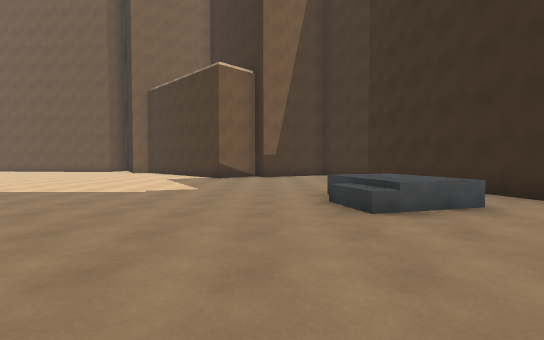
view 1 (above)

20 first-person views from a walk through a Unity game level. The camera is 1.4 m above the floor, tilts 2° down and sees 85° across. The floor is counted in squares, 2 m on a side. Each view is taken from the middle of a square. On the plan, view 1 faces up. The plan holds only what a view shows up to about 10 squares ahead; the rest is blank. The place goes on beyond the plan.

view 2
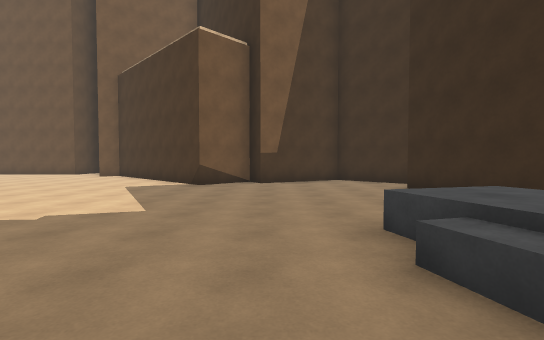

view 3
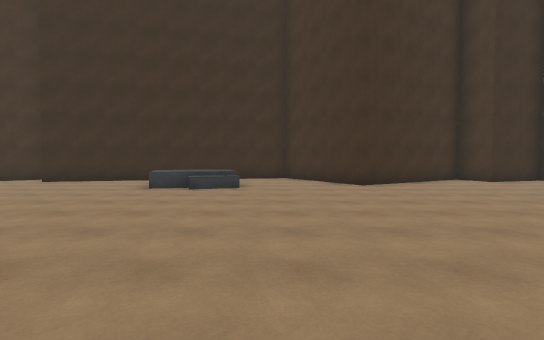

view 4
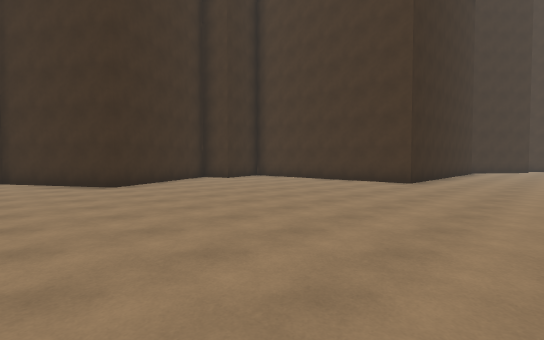

view 5
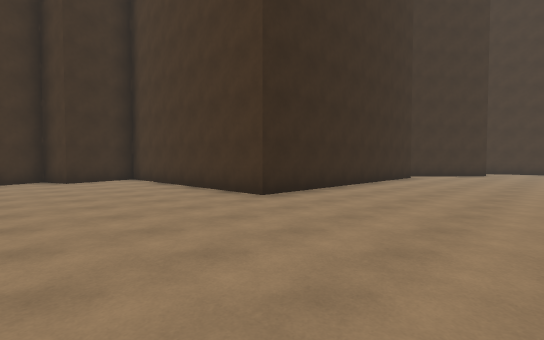

view 6
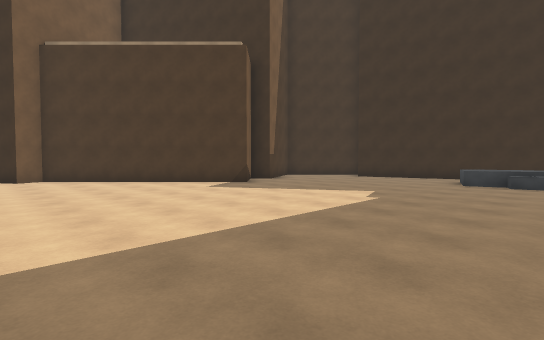

view 7
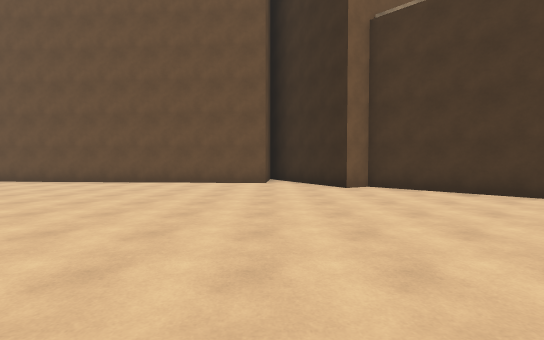

view 8
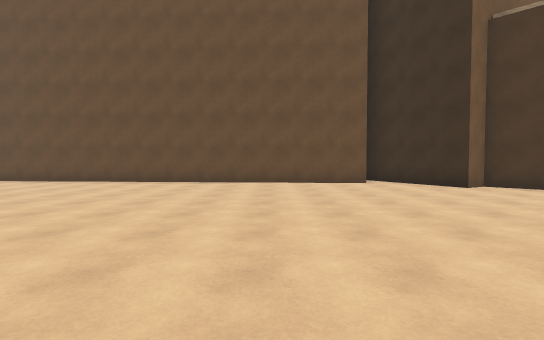

view 9
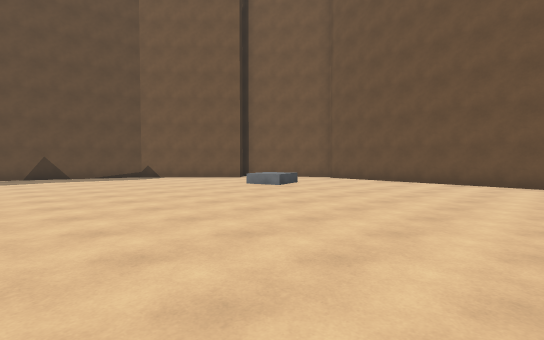

view 10
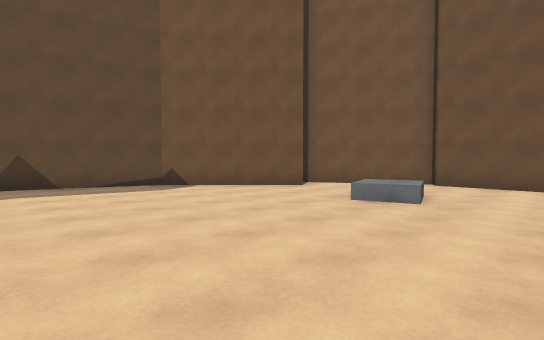

view 11
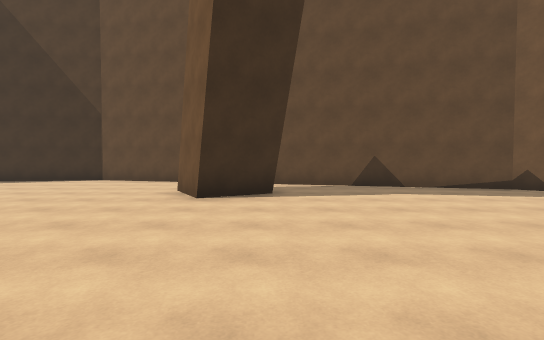

view 12
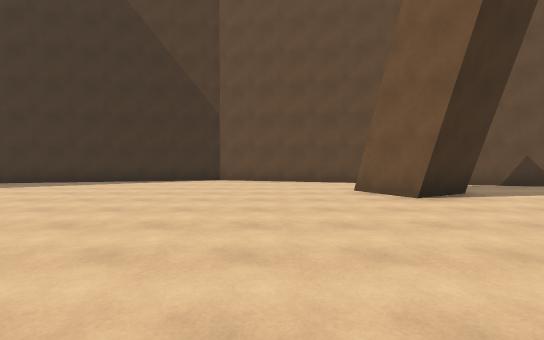

view 13
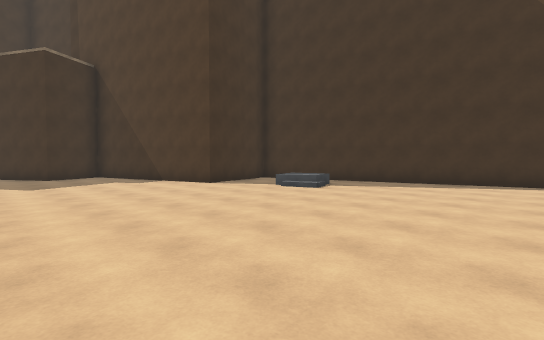

view 14
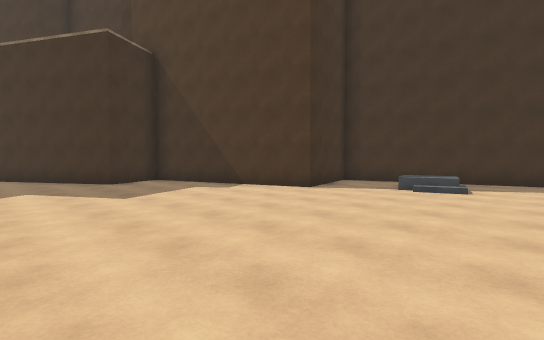

view 15
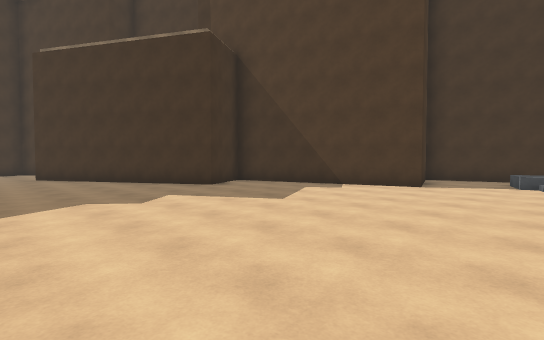

view 16
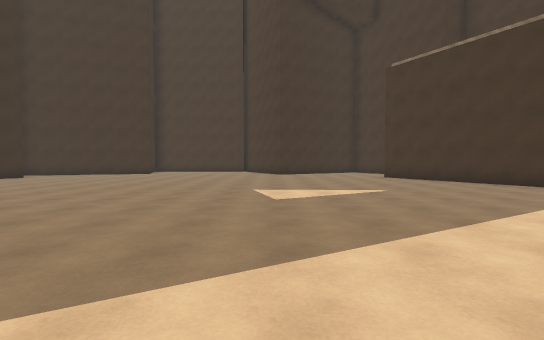

view 17
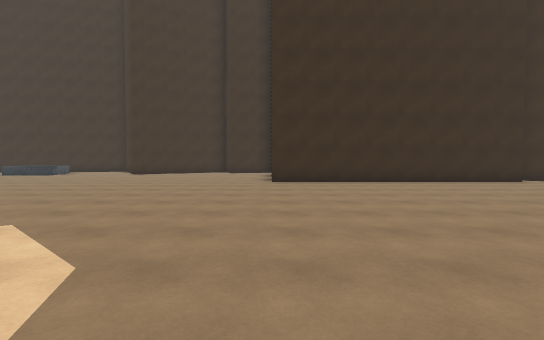

view 18
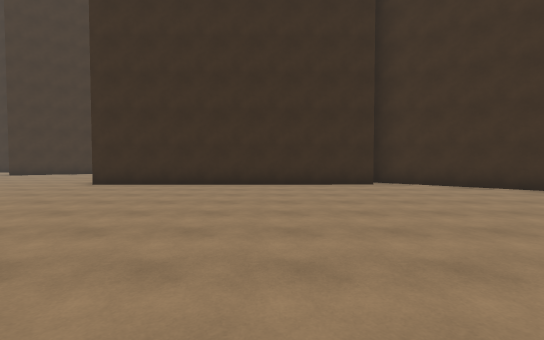

view 19
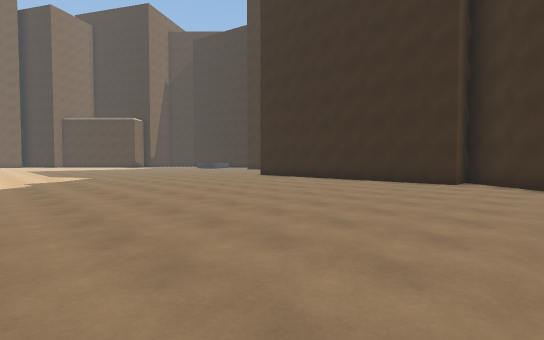

view 20
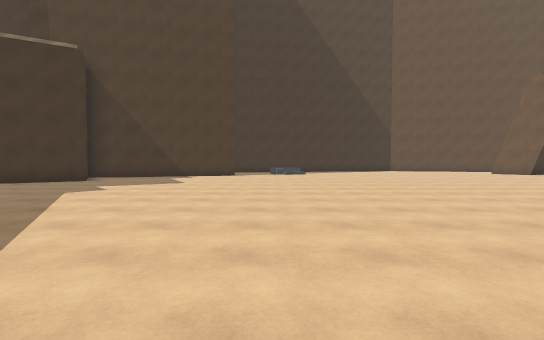

### Floor plan
Points are (right, up) in squares from view 1. A wall is a line through its corners. A room is listed if a view was taken in it or the views show most of it. See-through windows are left out.
Room 1 (views 1, 2, 3, 4, 5, 6, 7, 8, 9, 10, 11, 12, 13, 14, 15, 16, 17, 18, 19, 20)
walls: (-26, 7.1) (-25.2, 5.7) (-26.7, 4.9); (-30, 0.8) (-28.1, -8.1); (-23.2, -12.9) (-21.7, -12.1) (-19.1, -16.5); (-9.1, 17.8) (-9.2, 16.8) (-21.5, 17.7); (-27.8, -8.4) (-25, -7.6) (-23.6, -12.7); (4.7, 4.5) (3.3, 10.2); (-24.1, 15.5) (-27, 12.7) (-30, 1.5); (-21.5, 18.1) (-24.9, 16.2); (1.9, 13) (-0.3, 11.8) (-0.7, 12.4) (-2, 11.1) (-6.5, 15.7) (-7.1, 15.3) (-8.7, 18.1); (-3.9, -16.5) (-1.6, -13.8) (-2.7, -13.8) (-2.7, -6) (3.9, -6) (3.2, -3.9) (4.4, -3.5) (2, 0.5) (5.3, 2.5); (4.1, 11.4) (2.5, 13)
low walls: (1.3, 5.3) (1.1, 6); (1.6, 4.4) (1.4, 5.1); (3.2, 4.3) (2.7, 4.2)
objects: other object (-27, -6); other object (-22, 14) to (-21, 15); other object (1, 4) to (2, 5)

Where each view was taken, in squares from view 1:
view 1: 0 up, 0 right, facing up
view 2: 3 up, 0 right, facing up
view 3: 3 up, 6 left, facing right
view 4: 3 up, 6 left, facing down-right
view 5: 2 down, 7 left, facing down-right
view 6: 4 up, 8 left, facing up-right
view 7: 8 up, 9 left, facing up
view 8: 8 up, 12 left, facing up
view 9: 8 up, 15 left, facing up-left
view 10: 9 up, 19 left, facing up-left
view 11: 7 up, 20 left, facing left
view 12: 3 up, 20 left, facing left
view 13: 0 up, 20 left, facing down-left
view 14: 3 down, 19 left, facing down-left
view 15: 5 down, 17 left, facing down-left
view 16: 6 down, 14 left, facing down
view 17: 6 down, 12 left, facing right
view 18: 11 down, 11 left, facing right
view 19: 16 down, 12 left, facing up-right
view 20: 6 down, 12 left, facing left
